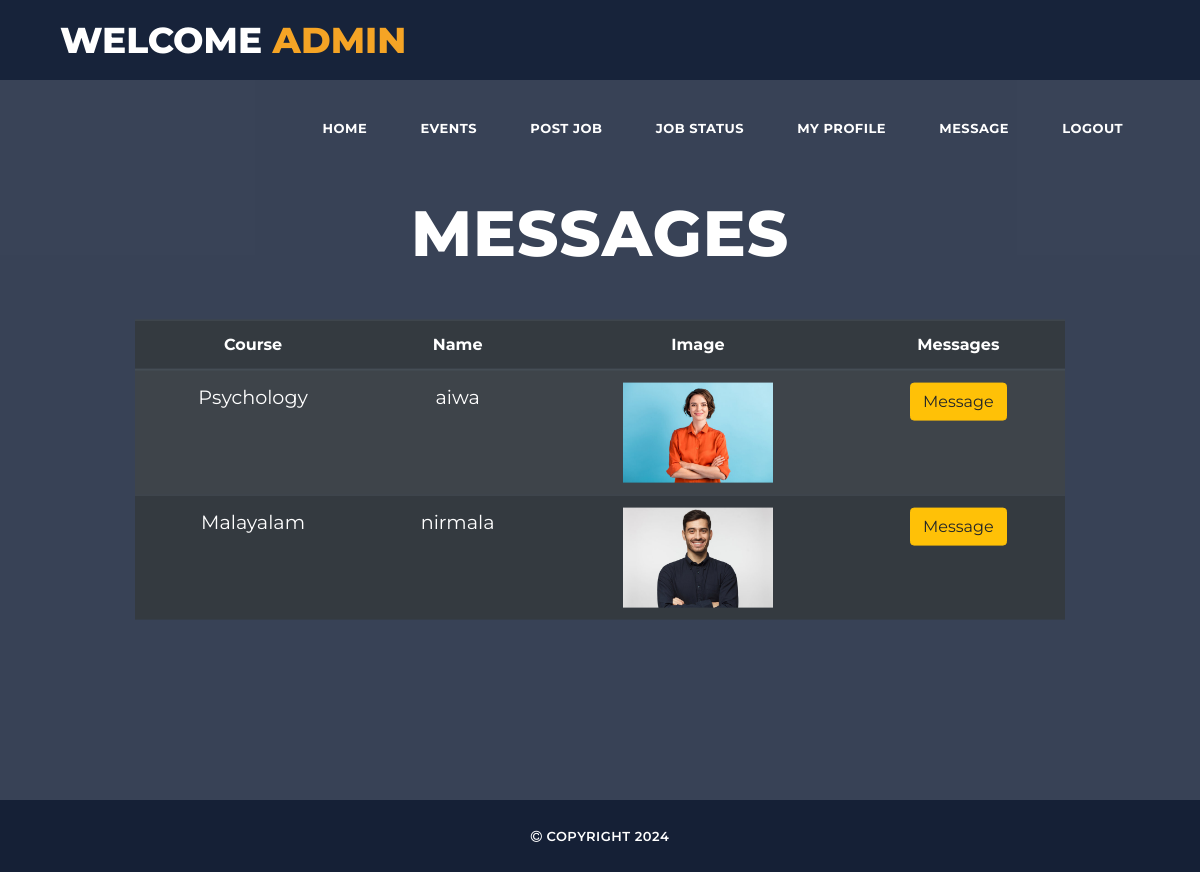
The app's page /alumni_message/ (signed in), older data.
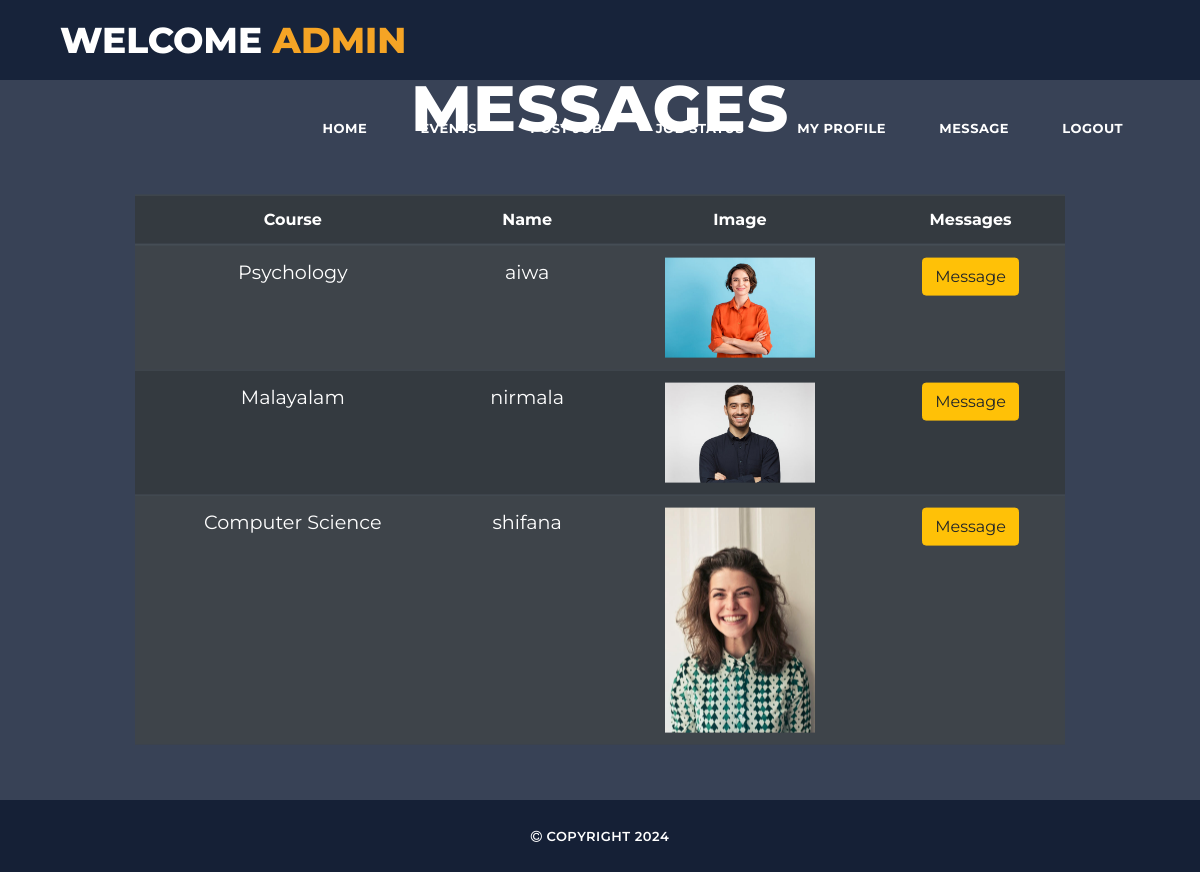
The same page, newer data.
### alumini/models.py (models this page shows, shortened)
class Student(models.Model):
    adnum = models.CharField(max_length=20, unique=True)  # Admission number
    name = models.CharField(max_length=100)
    course = models.ForeignKey(Course, on_delete=models.CASCADE)  # ForeignKey to Course
    number = models.CharField(max_length=15)  # Phone number
    email = models.EmailField(unique=True)  # Unique email address
    password = models.CharField(max_length=128)  # Password field
    image = models.ImageField(upload_to='student_images/')  # Directory for storing images
    is_approved = models.BooleanField(default=False)

class Course(models.Model):
    title = models.CharField(max_length=255, unique=True)  # Field to store the course title
    def __str__(self):
        return self.title

### alumini/views.py (the view)
# urls.py: path('alumni_message/', views.alumni_message, name='alumni_message'),
@login_required
def alumni_message(request):
    students = Student.objects.all()
    for student in students:
        try:
            user = get_object_or_404(User, email=student.email)
            unread_count = Chat.objects.filter(reciever=request.user, sender=user, is_read=False).count()
            student.unread_count = unread_count
        except User.DoesNotExist:
            student.unread_count = 0
    return render(request, 'alumni_message.html', {'students': students})

### templates/alumni_message.html (shortened to what this page needs)
<!DOCTYPE html>
<html lang="en">
  <head>
    <link href="../static/vendor/bootstrap/css/bootstrap.min.css" rel="stylesheet">
    <link rel="stylesheet" href="../static/assets/css/fontawesome.css">
    <link rel="stylesheet" href="../static/assets/css/templatemo-grad-school.css">
    <link rel="stylesheet" href="../static/assets/css/owl.css">
    <link rel="stylesheet" href="../static/assets/css/lightbox.css">
  </head>
<body>
  <header class="main-header clearfix" role="header">
    <div class="logo">
      <a href="#">Welcome <em>{{user.username}}</em></a>
    </div>
    <nav id="menu" class="main-nav" role="navigation">
      <ul class="main-menu">
        <li><a class='external' href="{% url 'alumni_index' %}">Home</a></li>
        <li><a class='external' href="{% url 'alumni_events' %}">Events</a></li>
        <li><a class='external' href="{% url 'alumni_post_job' %}">Post Job</a></li>
        <li><a class='external' href="{% url 'alumni_job_status' %}">Job Status</a></li>
        <li><a class='external' href="{% url 'alumni_profile' %}">My Profile</a></li>
        <li><a class='external' href="{% url 'alumni_message' %}">Message</a></li>
        <li><a class="external" href="{% url 'logout' %}">Logout</a></li>
      </ul>
    </nav>
  </header>
  <section class="section main-banner" id="top" data-section="section1">
      <div class="video-overlay header-text">
        <div class="caption">
          <h2>Messages</h2>
          <div class="container mt-5">
            <table class="table table-striped table-dark">
              <thead>
                  <tr>
                      <th>Course</th>
                      <th>Name</th>
                      <th>Image</th>
                      <th>Messages</th>
                  </tr>
              </thead>
              <tbody>
                {% for stud in students %}
                <tr>
                    <td>{{ stud.course }}</td>
                    <td>{{ stud.name }}</td>
                    <td><img src="{{ stud.image.url }}" class="student-image"></td>
                    <td>
                      <a href="{% url 'chat_page' 'student' stud.id %}" class="btn btn-warning">Message
                      </a>
                    </td>
                    {% endfor %}
            </tbody>
          </table>
      </div>
      </div>
  </section>
  <footer>
    <div class="container">
      <div class="row">
        <div class="col-md-12">
          <p><i class="fa fa-copyright"></i> Copyright 2024
          </p>
        </div>
      </div>
    </div>
  </footer>
</body>
</html>

### static/assets/css/templatemo-grad-school.css (style rules this page uses)
body { font-family: 'Montserrat', sans-serif; }
a { color: #3CF; text-decoration: none; }
ul { padding: 0px; margin: 0px; list-style: none; }
p { font-size: 13px; line-height: 22px; }
.main-header { background-color: rgba(22,34,57,0.95); height: 80px; position: fixed; z-index: 12; width: 100%; top: 0; }
.main-header .logo { float: left; line-height: 80px; padding-left: 60px; }
.main-header .logo a { font-size: 36px; text-transform: uppercase; font-weight: 800; color: #fff; }
.main-header .logo a em { font-style: normal; color: #f5a425; }
.main-menu { float: right; padding-right: 60px; }
.main-menu li { display: inline-block; line-height: 79px; margin-left: 15px; position: relative; }
.main-menu li:first-child { margin-left: 0px; }
.main-menu li a { padding: 10px 15px; font-size: 13px; text-transform: uppercase; letter-spacing: 0.5px; font-weight: 700; color: #fff; border: 2px solid transparent; transition: all 0.5s; }
.main-banner { position: relative; max-height: 100%; overflow: hidden; margin-bottom: -7px; }
.video-overlay { position: absolute; background-color: rgba(22,34,57,0.85); top: 0; left: 0; bottom: 7px; width: 100%; }
.main-banner .caption { text-align: center; position: absolute; width: 80%; left: 50%; top: 50%; transform: translate(-50%,-50%); }
.main-banner .caption h2 { margin-top: 30px; margin-bottom: 30px; font-size: 64px; text-transform: uppercase; font-weight: 800; color: #fff; letter-spacing: 1px; }
footer { background-color: #152036; text-align: center; }
footer p { margin-bottom: 0px; padding: 25px 0px; color: #fff; font-size: 13px; text-transform: uppercase; font-weight: 600; letter-spacing: 0.5px; }

### templates/alumni_message.html (style rules this page uses)
td { color: rgb(255, 255, 255); font-size: 1.2rem; }
th { color: white; }
.student-image, .alumni-image { width: 150px; height: auto; }

Row changes from the older to the newer data that the page shows:
added Student: course "Computer Science", name "shifana", image (picture)
